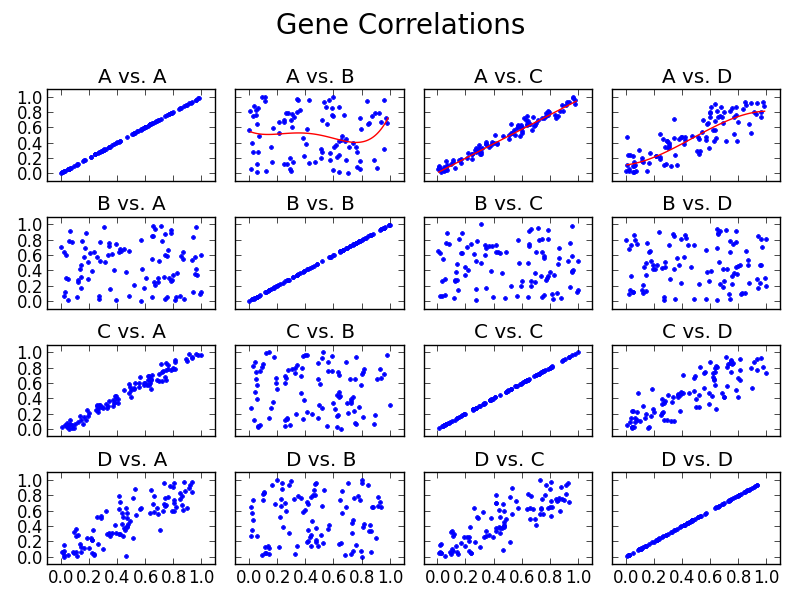

Write the Python code that produced this figure.
"""
Author: Christopher B. Jacoby
date: 2013/11/21
gx5003 HW5 - Assignment 5 Problem 2
"""

from readdat import read_comma_separated_file
import matplotlib.pyplot as plt
import numpy as np

GENE_TITLE = ["A", "B", "C", "D"]


def main():
    """ main function """
    header, data = read_comma_separated_file("genes.dat")

    arr_data = np.zeros([len(data), 4])
    for x in xrange(len(data)):
        arr_data[x, 0] = float(data[x][0])
        arr_data[x, 1] = float(data[x][1])
        arr_data[x, 2] = float(data[x][2])
        arr_data[x, 3] = float(data[x][3])

    fig, ax = plt.subplots(4, 4, sharex=True, sharey=True)

    for x in xrange(4):
        for y in xrange(4):
            ax[x, y].plot( arr_data[:, x], arr_data[:, y], '.')
            ax[x, y].margins(.1, .1)
            ax[x, y].set_title(GENE_TITLE[x] + " vs. " + GENE_TITLE[y])

    a_x = np.linspace( arr_data[:, 0].min(), arr_data[:, 0].max(), 100)

    # C is the best fit. Run a linear regression on it.
    ac_fit = np.poly1d(np.polyfit(arr_data[:, 0], arr_data[:, 2], 1))
    ac_y = ac_fit(a_x)
    ax[0, 2].plot(a_x, ac_y, '-', color='r')

    # D is the second best correllation. - cubic
    ad_fit = np.poly1d(np.polyfit(arr_data[:, 0], arr_data[:, 3], 3))
    ad_y = ad_fit(a_x)
    ax[0, 3].plot(a_x, ad_y, '-', color='r')

    # B is not really correlated at all... - order 5
    ab_fit = np.poly1d(np.polyfit(arr_data[:, 0], arr_data[:, 1], 5))
    ab_y = ab_fit(a_x)
    ax[0, 1].plot(a_x, ab_y, '-', color='r', )

    fig.tight_layout()
    fig.patch.set_facecolor('white')
    fig.suptitle('Gene Correlations', fontsize=20)
    plt.subplots_adjust(top=0.85)
    fig.savefig('problem4.png')
    plt.show()

if __name__ == "__main__":
    main()
